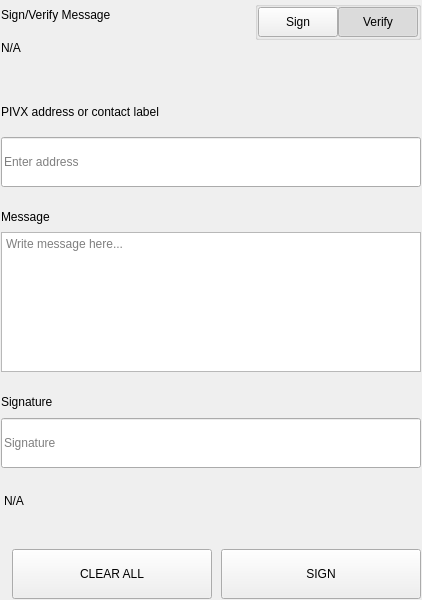
<?xml version="1.0" encoding="UTF-8"?>
<ui version="4.0">
 <class>SettingsSignMessageWidgets</class>
 <widget class="QWidget" name="SettingsSignMessageWidgets">
  <property name="geometry">
   <rect>
    <x>0</x>
    <y>0</y>
    <width>422</width>
    <height>600</height>
   </rect>
  </property>
  <property name="windowTitle">
   <string>Form</string>
  </property>
  <layout class="QVBoxLayout" name="verticalLayout">
   <property name="spacing">
    <number>0</number>
   </property>
   <property name="leftMargin">
    <number>0</number>
   </property>
   <property name="topMargin">
    <number>0</number>
   </property>
   <property name="rightMargin">
    <number>0</number>
   </property>
   <property name="bottomMargin">
    <number>0</number>
   </property>
   <item>
    <widget class="QWidget" name="left" native="true">
     <layout class="QVBoxLayout" name="verticalLayout_3">
      <property name="leftMargin">
       <number>0</number>
      </property>
      <property name="topMargin">
       <number>0</number>
      </property>
      <property name="rightMargin">
       <number>0</number>
      </property>
      <property name="bottomMargin">
       <number>0</number>
      </property>
      <item>
       <widget class="QWidget" name="container_sign" native="true">
        <property name="minimumSize">
         <size>
          <width>0</width>
          <height>600</height>
         </size>
        </property>
        <layout class="QVBoxLayout" name="verticalLayout_2">
         <property name="spacing">
          <number>0</number>
         </property>
         <property name="leftMargin">
          <number>1</number>
         </property>
         <property name="topMargin">
          <number>1</number>
         </property>
         <property name="rightMargin">
          <number>1</number>
         </property>
         <property name="bottomMargin">
          <number>1</number>
         </property>
         <item>
          <layout class="QHBoxLayout" name="horizontalLayout_3" stretch="3,1">
           <property name="spacing">
            <number>40</number>
           </property>
           <item>
            <layout class="QVBoxLayout" name="verticalLayoutTitle">
             <property name="spacing">
              <number>5</number>
             </property>
             <item>
              <widget class="QLabel" name="labelTitle">
               <property name="text">
                <string>Sign/Verify Message</string>
               </property>
              </widget>
             </item>
             <item>
              <widget class="QLabel" name="labelSubtitle1">
               <property name="text">
                <string notr="true">N/A</string>
               </property>
               <property name="wordWrap">
                <bool>true</bool>
               </property>
              </widget>
             </item>
            </layout>
           </item>
           <item alignment="Qt::AlignRight|Qt::AlignTop">
            <widget class="QWidget" name="containerSwitch" native="true">
             <property name="styleSheet">
              <string notr="true">#containerSwitch{
	padding-top:9px;
}</string>
             </property>
             <layout class="QVBoxLayout" name="verticalLayout_6">
              <property name="spacing">
               <number>4</number>
              </property>
              <property name="leftMargin">
               <number>0</number>
              </property>
              <property name="topMargin">
               <number>0</number>
              </property>
              <property name="rightMargin">
               <number>0</number>
              </property>
              <property name="bottomMargin">
               <number>0</number>
              </property>
              <item alignment="Qt::AlignRight">
               <widget class="QGroupBox" name="groupBox">
                <property name="sizePolicy">
                 <sizepolicy hsizetype="Fixed" vsizetype="Preferred">
                  <horstretch>0</horstretch>
                  <verstretch>0</verstretch>
                 </sizepolicy>
                </property>
                <property name="title">
                 <string/>
                </property>
                <property name="alignment">
                 <set>Qt::AlignRight|Qt::AlignTop|Qt::AlignTrailing</set>
                </property>
                <layout class="QHBoxLayout" name="horizontalLayout_4">
                 <property name="spacing">
                  <number>0</number>
                 </property>
                 <property name="leftMargin">
                  <number>0</number>
                 </property>
                 <property name="topMargin">
                  <number>0</number>
                 </property>
                 <property name="rightMargin">
                  <number>0</number>
                 </property>
                 <property name="bottomMargin">
                  <number>0</number>
                 </property>
                 <item>
                  <widget class="QPushButton" name="pushSign">
                   <property name="minimumSize">
                    <size>
                     <width>0</width>
                     <height>30</height>
                    </size>
                   </property>
                   <property name="maximumSize">
                    <size>
                     <width>300</width>
                     <height>30</height>
                    </size>
                   </property>
                   <property name="focusPolicy">
                    <enum>Qt::NoFocus</enum>
                   </property>
                   <property name="text">
                    <string>Sign</string>
                   </property>
                   <property name="checkable">
                    <bool>true</bool>
                   </property>
                   <property name="autoExclusive">
                    <bool>true</bool>
                   </property>
                  </widget>
                 </item>
                 <item>
                  <widget class="QPushButton" name="pushVerify">
                   <property name="minimumSize">
                    <size>
                     <width>0</width>
                     <height>30</height>
                    </size>
                   </property>
                   <property name="maximumSize">
                    <size>
                     <width>300</width>
                     <height>30</height>
                    </size>
                   </property>
                   <property name="focusPolicy">
                    <enum>Qt::NoFocus</enum>
                   </property>
                   <property name="text">
                    <string>Verify</string>
                   </property>
                   <property name="checkable">
                    <bool>true</bool>
                   </property>
                   <property name="checked">
                    <bool>true</bool>
                   </property>
                   <property name="autoExclusive">
                    <bool>true</bool>
                   </property>
                  </widget>
                 </item>
                </layout>
               </widget>
              </item>
              <item alignment="Qt::AlignHCenter|Qt::AlignTop">
               <widget class="QLabel" name="labelSubtitleSwitch">
                <property name="text">
                 <string/>
                </property>
                <property name="alignment">
                 <set>Qt::AlignRight|Qt::AlignTrailing|Qt::AlignVCenter</set>
                </property>
               </widget>
              </item>
             </layout>
            </widget>
           </item>
          </layout>
         </item>
         <item>
          <spacer name="verticalSpacer_2">
           <property name="orientation">
            <enum>Qt::Vertical</enum>
           </property>
           <property name="sizeType">
            <enum>QSizePolicy::Fixed</enum>
           </property>
           <property name="sizeHint" stdset="0">
            <size>
             <width>20</width>
             <height>40</height>
            </size>
           </property>
          </spacer>
         </item>
         <item>
          <widget class="QWidget" name="containerAddress" native="true">
           <property name="sizePolicy">
            <sizepolicy hsizetype="Preferred" vsizetype="Fixed">
             <horstretch>0</horstretch>
             <verstretch>0</verstretch>
            </sizepolicy>
           </property>
           <layout class="QVBoxLayout" name="verticalLayout_5" stretch="0,0">
            <property name="spacing">
             <number>15</number>
            </property>
            <property name="leftMargin">
             <number>0</number>
            </property>
            <property name="topMargin">
             <number>0</number>
            </property>
            <property name="rightMargin">
             <number>0</number>
            </property>
            <property name="bottomMargin">
             <number>0</number>
            </property>
            <item>
             <widget class="QLabel" name="labelSubtitleAddress">
              <property name="minimumSize">
               <size>
                <width>0</width>
                <height>20</height>
               </size>
              </property>
              <property name="maximumSize">
               <size>
                <width>16777215</width>
                <height>20</height>
               </size>
              </property>
              <property name="text">
               <string>PIVX address or contact label</string>
              </property>
             </widget>
            </item>
            <item>
             <widget class="QLineEdit" name="addressIn_SM">
              <property name="minimumSize">
               <size>
                <width>0</width>
                <height>50</height>
               </size>
              </property>
              <property name="maximumSize">
               <size>
                <width>16777215</width>
                <height>50</height>
               </size>
              </property>
              <property name="placeholderText">
               <string>Enter address</string>
              </property>
             </widget>
            </item>
           </layout>
          </widget>
         </item>
         <item>
          <spacer name="verticalSpacer_3">
           <property name="orientation">
            <enum>Qt::Vertical</enum>
           </property>
           <property name="sizeType">
            <enum>QSizePolicy::Fixed</enum>
           </property>
           <property name="sizeHint" stdset="0">
            <size>
             <width>20</width>
             <height>20</height>
            </size>
           </property>
          </spacer>
         </item>
         <item>
          <layout class="QVBoxLayout" name="verticalLayout_9">
           <property name="spacing">
            <number>5</number>
           </property>
           <item>
            <widget class="QLabel" name="labelSubtitleMessage">
             <property name="minimumSize">
              <size>
               <width>0</width>
               <height>20</height>
              </size>
             </property>
             <property name="maximumSize">
              <size>
               <width>16777215</width>
               <height>20</height>
              </size>
             </property>
             <property name="text">
              <string>Message</string>
             </property>
            </widget>
           </item>
           <item>
            <widget class="QPlainTextEdit" name="messageIn_SM">
             <property name="minimumSize">
              <size>
               <width>0</width>
               <height>140</height>
              </size>
             </property>
             <property name="maximumSize">
              <size>
               <width>16777215</width>
               <height>140</height>
              </size>
             </property>
             <property name="placeholderText">
              <string>Write message here...</string>
             </property>
            </widget>
           </item>
          </layout>
         </item>
         <item>
          <spacer name="verticalSpacer_4">
           <property name="orientation">
            <enum>Qt::Vertical</enum>
           </property>
           <property name="sizeType">
            <enum>QSizePolicy::Fixed</enum>
           </property>
           <property name="sizeHint" stdset="0">
            <size>
             <width>20</width>
             <height>20</height>
            </size>
           </property>
          </spacer>
         </item>
         <item>
          <widget class="QWidget" name="widget" native="true">
           <property name="minimumSize">
            <size>
             <width>0</width>
             <height>75</height>
            </size>
           </property>
           <property name="maximumSize">
            <size>
             <width>16777215</width>
             <height>16777215</height>
            </size>
           </property>
           <layout class="QVBoxLayout" name="verticalLayout_4">
            <property name="leftMargin">
             <number>0</number>
            </property>
            <property name="topMargin">
             <number>0</number>
            </property>
            <property name="rightMargin">
             <number>0</number>
            </property>
            <property name="bottomMargin">
             <number>0</number>
            </property>
            <item>
             <widget class="QLabel" name="labelSubtitleSignature">
              <property name="minimumSize">
               <size>
                <width>0</width>
                <height>20</height>
               </size>
              </property>
              <property name="maximumSize">
               <size>
                <width>16777215</width>
                <height>20</height>
               </size>
              </property>
              <property name="text">
               <string>Signature</string>
              </property>
             </widget>
            </item>
            <item>
             <widget class="QLineEdit" name="signatureOut_SM">
              <property name="minimumSize">
               <size>
                <width>0</width>
                <height>50</height>
               </size>
              </property>
              <property name="placeholderText">
               <string>Signature</string>
              </property>
             </widget>
            </item>
           </layout>
          </widget>
         </item>
         <item>
          <widget class="QLabel" name="statusLabel_SM">
           <property name="styleSheet">
            <string notr="true">padding-top:5px;</string>
           </property>
           <property name="text">
            <string notr="true">N/A</string>
           </property>
          </widget>
         </item>
         <item>
          <spacer name="verticalSpacer">
           <property name="orientation">
            <enum>Qt::Vertical</enum>
           </property>
           <property name="sizeType">
            <enum>QSizePolicy::Fixed</enum>
           </property>
           <property name="sizeHint" stdset="0">
            <size>
             <width>20</width>
             <height>20</height>
            </size>
           </property>
          </spacer>
         </item>
         <item>
          <layout class="QHBoxLayout" name="horizontalLayout_7">
           <property name="spacing">
            <number>9</number>
           </property>
           <item>
            <spacer name="horizontalSpacer_5">
             <property name="orientation">
              <enum>Qt::Horizontal</enum>
             </property>
             <property name="sizeType">
              <enum>QSizePolicy::Expanding</enum>
             </property>
             <property name="sizeHint" stdset="0">
              <size>
               <width>40</width>
               <height>20</height>
              </size>
             </property>
            </spacer>
           </item>
           <item>
            <widget class="QPushButton" name="pushButtonClear">
             <property name="minimumSize">
              <size>
               <width>200</width>
               <height>50</height>
              </size>
             </property>
             <property name="focusPolicy">
              <enum>Qt::NoFocus</enum>
             </property>
             <property name="text">
              <string>CLEAR ALL</string>
             </property>
            </widget>
           </item>
           <item>
            <widget class="QPushButton" name="pushButtonSave">
             <property name="minimumSize">
              <size>
               <width>200</width>
               <height>50</height>
              </size>
             </property>
             <property name="maximumSize">
              <size>
               <width>200</width>
               <height>50</height>
              </size>
             </property>
             <property name="focusPolicy">
              <enum>Qt::NoFocus</enum>
             </property>
             <property name="text">
              <string>SIGN</string>
             </property>
            </widget>
           </item>
          </layout>
         </item>
        </layout>
       </widget>
      </item>
     </layout>
    </widget>
   </item>
  </layout>
 </widget>
 <resources/>
 <connections/>
</ui>
